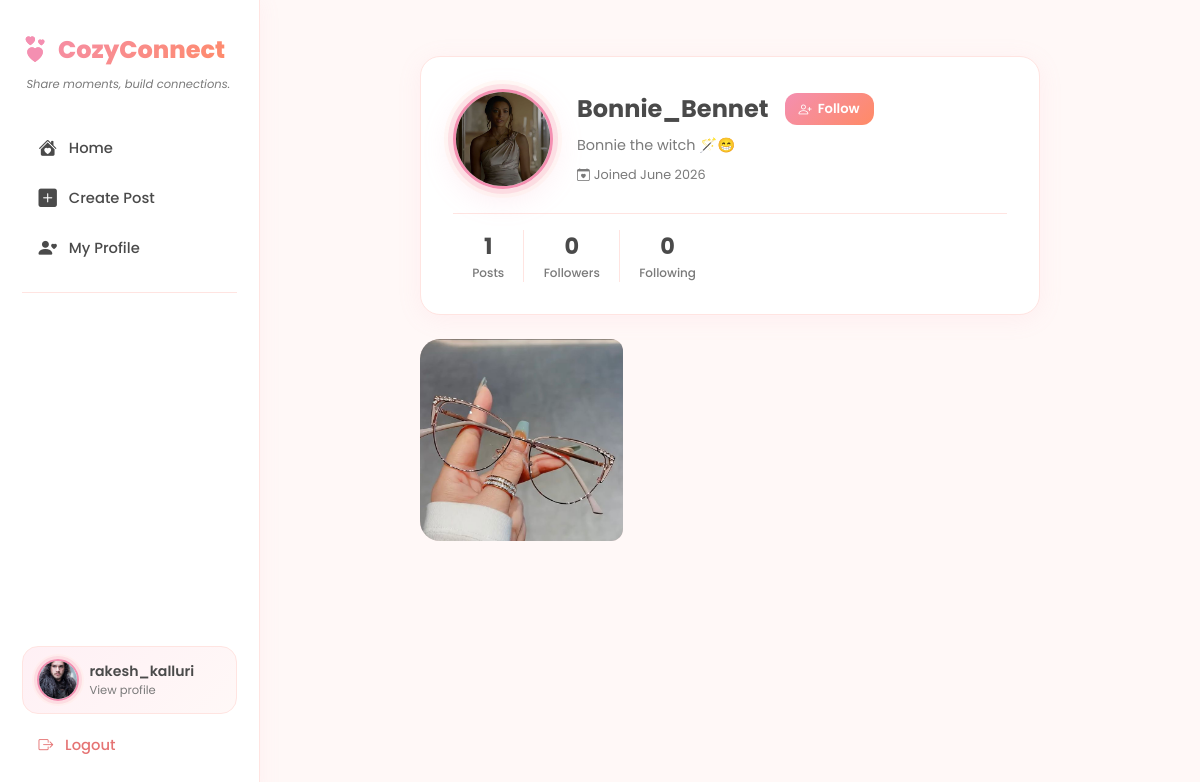
The app's page /profile/Bonnie_Bennet/ (signed in) with its own data.
### social/models.py (models this page shows, shortened)
class Profile(models.Model):
    user = models.OneToOneField(
        User,
        on_delete=models.CASCADE,
        related_name='profile'
    )
    bio = models.TextField(max_length=300, blank=True)
    avatar = models.ImageField(
        upload_to='avatars/',
        default='avatars/default.png',
        blank=True
    )
    def get_followers_count(self):
        return Follow.objects.filter(following=self.user).count()
    def get_following_count(self):
        return Follow.objects.filter(follower=self.user).count()
    def get_posts_count(self):
        return Post.objects.filter(author=self.user).count()

class Post(models.Model):
    author = models.ForeignKey(
        User,
        on_delete=models.CASCADE,
        related_name='posts'
    )
    caption = models.TextField(max_length=500, blank=True)
    image = models.ImageField(
        upload_to='posts/',
        blank=True,
        null=True
    )
    created_at = models.DateTimeField(auto_now_add=True)
    class Meta:
        ordering = ['-created_at']

### social/views.py (the view)
# urls.py: path('profile/<str:username>/', views.profile_view, name='profile'),
@login_required(login_url='login')
def profile_view(request, username):
    profile_user = get_object_or_404(User, username=username)
    profile = profile_user.profile
    posts = Post.objects.filter(author=profile_user)
    is_following = Follow.objects.filter(
        follower=request.user,
        following=profile_user
    ).exists()
    return render(request, 'social/profile.html', {
        'profile_user': profile_user,
        'profile': profile,
        'posts': posts,
        'is_following': is_following,
        'followers_count': profile.get_followers_count(),
        'following_count': profile.get_following_count(),
        'posts_count': profile.get_posts_count(),
    })

### templates/social/profile.html (shortened to what this page needs)
{% extends 'social/base.html' %}
{% block content %}
<div class="content-center">
    <div class="profile-header-card">
        <div class="d-flex align-items-center gap-4 flex-wrap">
            <div class="avatar-cozy avatar-lg">
                {% if profile.avatar %}
                <img src="{{ profile.avatar.url }}" alt="avatar">
                {% else %}
                <div class="avatar-init">{{ profile_user.username|first|upper }}</div>
                {% endif %}
            </div>
            <div class="flex-fill">
                <div class="d-flex align-items-center gap-3 flex-wrap mb-2">
                    <h4 style="font-weight:700;color:var(--text);margin:0;">{{ profile_user.username }}</h4>
                    {% if request.user == profile_user %}
                    <a href="{% url 'edit_profile' %}" class="btn-cozy-outline"
                        style="font-size:0.82rem;padding:6px 14px;">
                        <i class="bi bi-pencil-heart"></i> Edit Profile
                    </a>
                    {% else %}
                    <a href="{% url 'follow' username=profile_user.username %}"
                        class="{% if is_following %}btn-cozy-outline{% else %}btn-cozy{% endif %}"
                        style="font-size:0.82rem;padding:6px 14px;">
                        {% if is_following %}
                        <i class="bi bi-person-dash"></i> Unfollow
                        {% else %}
                        <i class="bi bi-person-plus"></i> Follow
                        {% endif %}
                    </a>
                    {% endif %}
                </div>
                {% if profile.bio %}
                <p class="profile-bio mb-2">{{ profile.bio }}</p>
                {% else %}
                <p style="color:var(--muted);font-size:0.88rem;font-style:italic;" class="mb-2">No bio yet...</p>
                {% endif %}
                <div style="font-size:0.8rem;color:var(--muted);">
                    <i class="bi bi-calendar-heart me-1"></i>Joined {{ profile_user.date_joined|date:"F Y" }}
                </div>
            </div>
        </div>
        <div class="d-flex mt-4 pt-3" style="border-top:1.5px solid var(--border);">
            <div class="stat-box">
                <span class="stat-num">{{ posts_count }}</span>
                <span class="stat-label">Posts</span>
            </div>
            <div class="stat-box">
                <span class="stat-num">{{ followers_count }}</span>
                <span class="stat-label">Followers</span>
            </div>
            <div class="stat-box">
                <span class="stat-num">{{ following_count }}</span>
                <span class="stat-label">Following</span>
            </div>
        </div>
    </div>
    {% if posts %}
    <div class="posts-grid">
        {% for post in posts %}
        <div class="grid-post">
            {% if post.image %}
            <img src="{{ post.image.url }}" alt="post">
            {% else %}
            <div class="grid-post-placeholder">
                <i class="bi bi-chat-heart" style="font-size:1.5rem;color:var(--rose);"></i>
                <span>{{ post.caption|truncatechars:25 }}</span>
            </div>
            {% endif %}
        </div>
        {% endfor %}
    </div>
    {% endif %}
</div>
{% endblock %}

### templates/social/base.html (shortened to what this page needs)
<!DOCTYPE html>
<html lang="en">
<head>
    <link href="https://cdn.jsdelivr.net/npm/bootstrap@5.3.0/dist/css/bootstrap.min.css" rel="stylesheet">
    <link href="https://cdn.jsdelivr.net/npm/bootstrap-icons@1.10.5/font/bootstrap-icons.css" rel="stylesheet">
</head>
<body>
    {% if user.is_authenticated %}
    <aside class="sidebar">
        <a href="{% url 'feed' %}" class="sidebar-brand">
            <i class="bi bi-hearts"></i>
            <span>CozyConnect</span>
        </a>
        <p class="sidebar-tagline">Share moments, build connections.</p>
        <nav>
            <a href="{% url 'feed' %}" class="nav-item-custom">
                <i class="bi bi-house-heart-fill"></i>
                <span>Home</span>
            </a>
            <a href="{% url 'create_post' %}" class="nav-item-custom">
                <i class="bi bi-plus-square-fill"></i>
                <span>Create Post</span>
            </a>
            <a href="{% url 'profile' username=request.user.username %}" class="nav-item-custom">
                <i class="bi bi-person-heart"></i>
                <span>My Profile</span>
            </a>
        </nav>
        <div class="sidebar-divider"></div>
        <div class="sidebar-bottom">
            <a href="{% url 'profile' username=request.user.username %}" class="user-pill">
                <div class="avatar-cozy">
                    {% if user.profile.avatar %}
                    <img src="{{ user.profile.avatar.url }}" alt="avatar">
                    {% else %}
                    <div class="avatar-init">{{ user.username|first|upper }}</div>
                    {% endif %}
                </div>
                <div>
                    <div class="user-pill-name">{{ user.username }}</div>
                    <div class="user-pill-sub">View profile</div>
                </div>
            </a>
            <a href="{% url 'logout' %}" class="logout-btn">
                <i class="bi bi-box-arrow-right"></i>
                <span>Logout</span>
            </a>
        </div>
    </aside>
    {% endif %}
    <div
        class="{% if user.is_authenticated %}main-content{% else %}d-flex align-items-center justify-content-center min-vh-100{% endif %}">
        {% block content %}{% endblock %}
    </div>
</body>
</html>

### templates/social/base.html (style rules this page uses)
:root { --bg: #FFF8F7; --card: #FFFFFF; --primary: #F8BBD0; --peach: #FFD6C2; --rose: #F48FB1; --rose-dark: #E91E8C; --text: #4A4A4A; --muted: #7A7A7A; --border: #FFE4E1; --radius: 20px; --shadow: 0 4px 24px rgba(244, 143, 177, 0.10); --shadow-hover: 0 8px 32px rgba(244, 143, 177, 0.18); }
* { box-sizing: border-box; margin: 0; padding: 0; }
body { background: var(--bg); color: var(--text); font-family: 'Poppins', sans-serif; min-height: 100vh; }
.sidebar { position: fixed; top: 0; left: 0; width: 260px; height: 100vh; background: var(--card); border-right: 1.5px solid var(--border); padding: 2rem 1.4rem; display: flex; flex-direction: column; z-index: 100; box-shadow: 2px 0 20px rgba(244, 143, 177, 0.07); }
.sidebar-brand { font-size: 1.5rem; font-weight: 800; background: linear-gradient(135deg, var(--rose), #FF8A65); -webkit-background-clip: text; -webkit-text-fill-color: transparent; background-clip: text; text-decoration: none; margin-bottom: 2.5rem; display: flex; align-items: center; gap: 10px; }
.sidebar-brand i { -webkit-text-fill-color: var(--rose); font-size: 1.6rem; }
.sidebar-tagline { font-size: 0.72rem; color: var(--muted); margin-top: -2rem; margin-bottom: 2rem; padding-left: 4px; font-style: italic; }
.nav-item-custom { display: flex; align-items: center; gap: 12px; padding: 12px 16px; border-radius: 14px; color: var(--text); text-decoration: none; font-weight: 500; font-size: 0.92rem; transition: all 0.25s ease; margin-bottom: 4px; }
.nav-item-custom i { font-size: 1.15rem; }
.sidebar-divider { height: 1px; background: var(--border); margin: 1rem 0; }
.sidebar-bottom { margin-top: auto; }
.user-pill { display: flex; align-items: center; gap: 10px; padding: 12px 14px; border-radius: 16px; background: linear-gradient(135deg, #FFF0F5, #FFF8F7); text-decoration: none; color: var(--text); transition: all 0.25s; border: 1.5px solid var(--border); margin-bottom: 8px; }
.user-pill-name { font-weight: 600; font-size: 0.88rem; color: var(--text); }
.user-pill-sub { font-size: 0.72rem; color: var(--muted); }
.avatar-cozy { position: relative; display: inline-block; }
.avatar-cozy img, .avatar-cozy .avatar-init { width: 42px; height: 42px; border-radius: 50%; object-fit: cover; border: 2.5px solid var(--rose); box-shadow: 0 0 0 3px rgba(244, 143, 177, 0.2), 0 0 0 5px rgba(255, 214, 194, 0.15); }
.avatar-lg img, .avatar-lg .avatar-init { width: 100px; height: 100px; font-size: 2.2rem; border: 3px solid var(--rose); box-shadow: 0 0 0 5px rgba(244, 143, 177, 0.2), 0 0 0 9px rgba(255, 214, 194, 0.15), 0 8px 32px rgba(244, 143, 177, 0.2); }
.main-content { margin-left: 260px; min-height: 100vh; padding: 2rem 2.5rem; }
.content-center { max-width: 620px; margin: 0 auto; }
.profile-header-card { background: var(--card); border-radius: var(--radius); padding: 2rem; box-shadow: var(--shadow); margin-bottom: 1.5rem; border: 1.5px solid var(--border); }
.profile-bio { color: var(--muted); font-size: 0.9rem; line-height: 1.7; word-wrap: break-word; overflow-wrap: break-word; white-space: pre-wrap; max-width: 100%; display: block; }
.stat-box { text-align: center; padding: 0 1.2rem; border-right: 1px solid var(--border); }
.stat-box:last-child { border-right: none; }
.stat-num { font-size: 1.4rem; font-weight: 700; color: var(--text); display: block; }
.stat-label { font-size: 0.75rem; color: var(--muted); font-weight: 500; }
.posts-grid { display: grid; grid-template-columns: repeat(3, 1fr); gap: 6px; border-radius: var(--radius); overflow: hidden; }
.grid-post { aspect-ratio: 1; overflow: hidden; background: var(--border); position: relative; border-radius: 12px; }
.grid-post img { width: 100%; height: 100%; object-fit: cover; transition: transform 0.3s ease; }
.btn-cozy { background: linear-gradient(135deg, var(--rose), #FF8A65); color: white; border: none; border-radius: 12px; padding: 9px 22px; font-weight: 600; font-family: 'Poppins', sans-serif; font-size: 0.9rem; transition: all 0.25s ease; text-decoration: none; display: inline-flex; align-items: center; gap: 6px; }
.logout-btn { display: flex; align-items: center; gap: 12px; padding: 12px 16px; border-radius: 14px; color: #E57373; text-decoration: none; font-weight: 500; font-size: 0.92rem; transition: all 0.25s ease; width: 100%; }

### records on screen
Profile: avatar (picture), bio "Bonnie the witch 🪄😁"
Post: image (picture)

### other values on screen
{{ user.username }} "rakesh_kalluri"
{{ profile_user.username }} "Bonnie_Bennet"
{{ profile_user.date_joined|date:"F Y" }} "June 2026"
{{ posts_count }} "1"
{{ followers_count }} "0"
{{ following_count }} "0"
